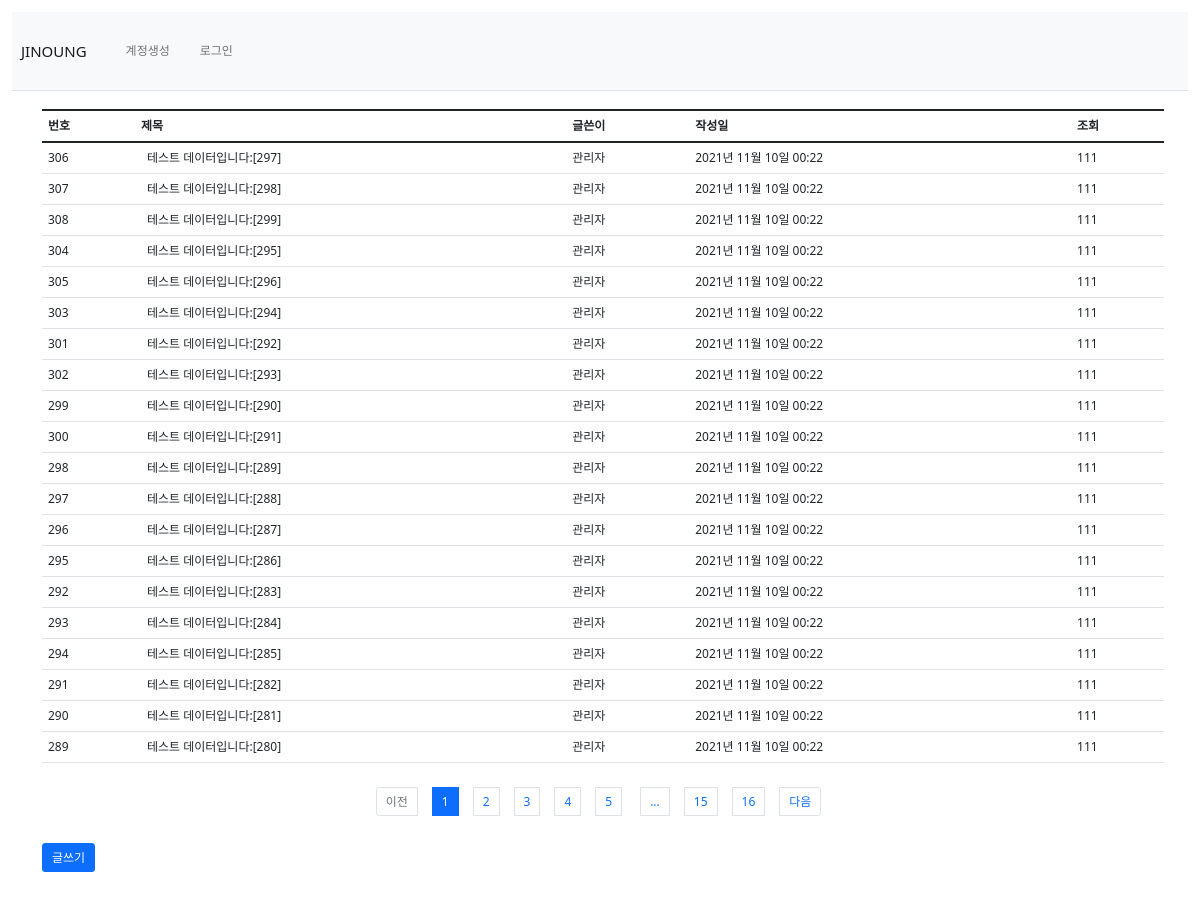
Page /notice/list/ on the committed database.
### bbs/models.py (models this page shows)
class Notice(db.Model):
    id = db.Column(db.Integer, primary_key=True)
    subject = db.Column(db.String(200), nullable=False)
    content = db.Column(db.Text(), nullable=False)
    create_date = db.Column(db.DateTime(), nullable=False)
    edit_date = db.Column(db.DateTime(), nullable=True)

### bbs/views/notice_views.py (the view)
@bp.route('/list/')
def _list():
    page = request.args.get('page', type=int, default=1)
    notice = Notice.query.order_by(Notice.create_date.desc())
    notice = notice.paginate(page, per_page=20)
    return render_template('notice/notice_list.html', data=notice)

### bbs/filter.py (called while the page is built)
def format_datetime(value, fmt='%Y년 %m월 %d일 %H:%M'):
    return value.strftime(fmt)

### bbs/templates/notice/notice_list.html (shortened to what this page needs)
{% extends 'base.html' %}
{% block content %}
<div class="container my-3">
  <table class="table">
    <thead>
      <tr class="thead-dark">
        <th>번호</th>
        <th>제목</th>
        <th>글쓴이</th>
        <th>작성일</th>
        <th>조회</th>
      </tr>
    </thead>
    <tbody>
      {% if data %}
        {% for d in data.items %}
          <tr>
            <td>{{ d.id }}</td>
            <td class="tit"><a href="{{ url_for('notice.detail', notice_id=d.id) }}">{{ d.subject}}</a></td>
            <td>관리자</td>
            <td>{{ d.create_date|datetime }}</td>
            <td>111</td>
          </tr>
        {% endfor %}
      {% else %}
      <p>공지가 없습니다.</p>
      {% endif %}
    </tbody>
  </table>
  <ul class="pagination justify-content-center">
    {% if data.has_prev %}
    <li class="page-item">
      <a class="page-link" href="?page={{ data.prev_num }}">이전</a>
    </li>
    {% else %}
    <li class="page-item disabled">
      <a class="page-link" tabindex="-1" aria-disabled="true" href="#">이전</a>
    </li>
    {% endif %}
    {% for page_num in data.iter_pages() %}
        {% if page_num %}
            {% if page_num != data.page %}
            <li class="page-item">
                <a class="page-link" href="?page={{ page_num }}">{{ page_num }}</a>
            </li>
            {% else %}
            <li class="page-item active" aria-current="page">
                <a class="page-link" href="#">{{ page_num }}</a>
            </li>
            {% endif %}
       {% else %}
            <li class="disabled">
                <a class="page-link" href="#">...</a>
            </li>
       {% endif %}
    {% endfor %}
    {% if data.has_next %}
    <li class="page-item">
        <a class="page-link" href="?page={{ data.next_num }}">다음</a>
    </li>
    {% else %}
    <li class="page-item disabled">
        <a class="page-link" tabindex="-1" aria-disabled="true" href="#">다음</a>
    </li>
    {% endif %}
  </ul>
  <a href="{{ url_for('notice.create') }}" class="btn btn-primary">글쓰기</a>
</div>
{% endblock %}

### bbs/templates/base.html (shortened to what this page needs)
<!doctype html>
<html lang="ko">
<head>
    <link rel="stylesheet" href="{{ url_for('static', filename='css/bootstrap.min.css') }}">
    <link rel="stylesheet" href="{{ url_for('static', filename='css/style.css') }}">
</head>
<body>
{% include "navbar.html" %}
{% block content %}
{% endblock %}
</body>
</html>

### bbs/templates/navbar.html (shortened to what this page needs)
<nav class="navbar navbar-expand-lg navbar-light bg-light border-bottom">
    <a class="navbar-brand" href="{{ url_for('main.index') }}"> JINOUNG</a>
    <div class="collapse navbar-collapse flex-grow-0" id="navbarNav">
        <ul class="navbar-nav">
            <li class="nav-item ">
                <a class="nav-link" href="#">계정생성</a>
            </li>
            <li class="nav-item ">
                <a class="nav-link" href="#">로그인</a>
            </li>
        </ul>
    </div>
</nav>

### bbs/static/css/style.css (style rules this page uses)
* { margin: 3px; padding: 3px; }
table { border-collapse: collapse; }
html { font-size: 12px; }
ul, li { list-style: none; }
a { text-decoration: none; color: inherit; }

### rows in the picture
Notice: id "306", subject "테스트 데이터입니다:[297]", create_date "2021년 11월 10일 00:22"
Notice: id "307", subject "테스트 데이터입니다:[298]", create_date "2021년 11월 10일 00:22"
Notice: id "308", subject "테스트 데이터입니다:[299]", create_date "2021년 11월 10일 00:22"
Notice: id "304", subject "테스트 데이터입니다:[295]", create_date "2021년 11월 10일 00:22"
Notice: id "305", subject "테스트 데이터입니다:[296]", create_date "2021년 11월 10일 00:22"
Notice: id "303", subject "테스트 데이터입니다:[294]", create_date "2021년 11월 10일 00:22"
Notice: id "301", subject "테스트 데이터입니다:[292]", create_date "2021년 11월 10일 00:22"
Notice: id "302", subject "테스트 데이터입니다:[293]", create_date "2021년 11월 10일 00:22"
Notice: id "299", subject "테스트 데이터입니다:[290]", create_date "2021년 11월 10일 00:22"
Notice: id "300", subject "테스트 데이터입니다:[291]", create_date "2021년 11월 10일 00:22"
Notice: id "298", subject "테스트 데이터입니다:[289]", create_date "2021년 11월 10일 00:22"
Notice: id "297", subject "테스트 데이터입니다:[288]", create_date "2021년 11월 10일 00:22"
Notice: id "296", subject "테스트 데이터입니다:[287]", create_date "2021년 11월 10일 00:22"
Notice: id "295", subject "테스트 데이터입니다:[286]", create_date "2021년 11월 10일 00:22"
Notice: id "292", subject "테스트 데이터입니다:[283]", create_date "2021년 11월 10일 00:22"
Notice: id "293", subject "테스트 데이터입니다:[284]", create_date "2021년 11월 10일 00:22"
Notice: id "294", subject "테스트 데이터입니다:[285]", create_date "2021년 11월 10일 00:22"
Notice: id "291", subject "테스트 데이터입니다:[282]", create_date "2021년 11월 10일 00:22"
Notice: id "290", subject "테스트 데이터입니다:[281]", create_date "2021년 11월 10일 00:22"
Notice: id "289", subject "테스트 데이터입니다:[280]", create_date "2021년 11월 10일 00:22"

### other values in the picture
{{ page_num }} "1"
{{ page_num }} "2" "3" "4" "5" "15" "16"
